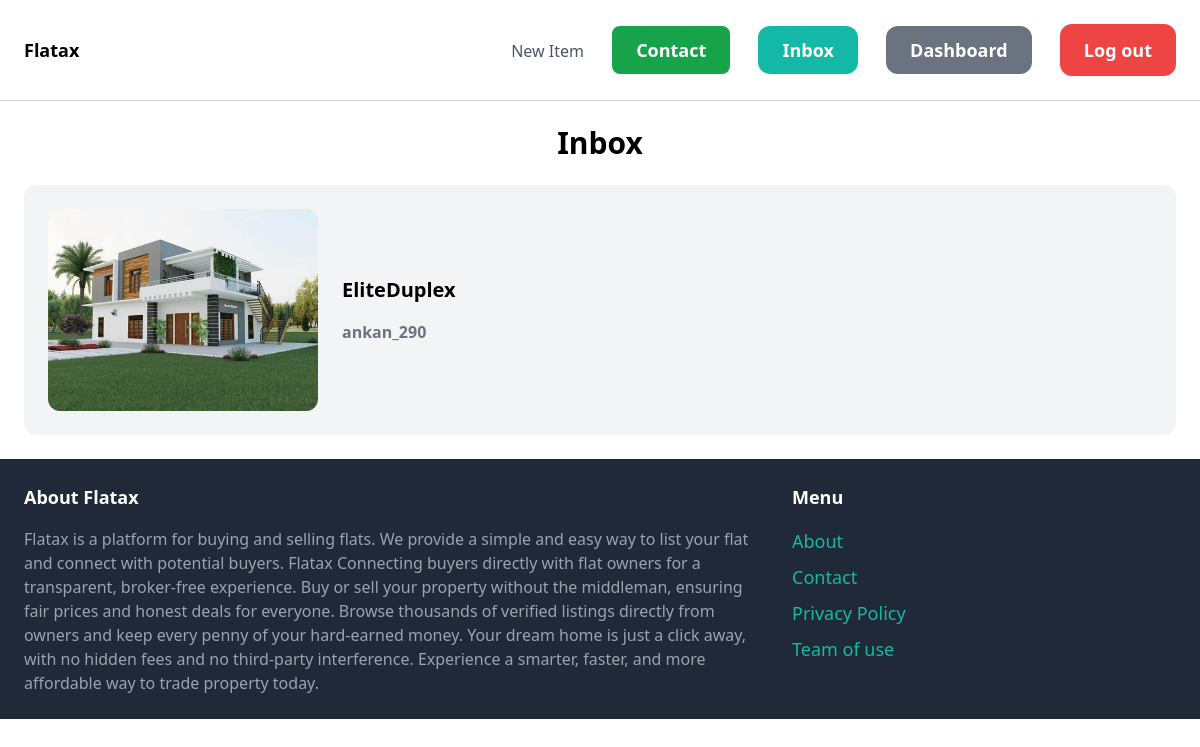
Screenshot of /inbox/ (signed in) with the database file from the repository.
### conversation/models.py (models this page shows)
class Conversation(models.Model):
    item = models.ForeignKey(Item, related_name='conversations', on_delete=models.CASCADE)
    members = models.ManyToManyField(User, related_name='conversations')
    created_at = models.DateTimeField(auto_now_add=True)
    modified_at = models.DateTimeField(auto_now=True)
    class Meta:
        ordering = ('-modified_at',)

### items/models.py (models this page shows, shortened)
class Item(models.Model):
    category = models.ForeignKey(Category, related_name='items', on_delete=models.CASCADE)
    name = models.CharField(max_length=300)
    description = models.TextField(blank=True, null=True)
    price = models.FloatField()
    Location= models.TextField(blank=True, null=True)
    is_sold = models.BooleanField(default=False)
    created_by = models.ForeignKey(User, related_name='items', on_delete=models.CASCADE)
    created_at = models.DateTimeField(auto_now_add=True)
    image = models.ImageField(upload_to='items_images', blank=True, null=True)
    "image = models.ImageField(upload_to='items_images', blank=True, null=True)"

### conversation/views.py (the view)
# urls.py: path('inbox/', include('conversation.urls')),
@login_required
def inbox(request):
    conversations = Conversation.objects.filter(members__in=[request.user.id])
    return render(request, 'conversation/inbox.html', {
        'conversations': conversations
    })

### conversation/templates/conversation/inbox.html (shortened to what this page needs)
{% extends 'core/base.html' %}
{% block content %}
<div class="pb-6 text-center">
    <h1 class="text-3xl font-semibold">Inbox</h1>
</div>
<div class="space-y-6">
    {% for conversation in conversations %}
        <a href="{% url 'conversation:detail' conversation.id %}" class="flex p-6 bg-gray-100 rounded-xl items-center space-x-6 hover:bg-gray-200">
            <div class="w-1/4">
                <img src="{{ conversation.item.image.url }}" class="w-full rounded-xl">
            </div>
            <div class="w-3/4">
                <p class="mb-4 text-xl font-semibold">{{ conversation.item.name }}</p>
                <p class="text-gray-500">
                    {% for member in conversation.members.all %}
                        {% if member != request.user %}
                            <strong>{{ member.username }}</strong>
                        {% endif %}
                    {% endfor %}
                </p>
            </div>
        </a>
    {% empty %}
        <p class="text-center text-gray-500">You don't have any conversations yet.</p>
    {% endfor %}
</div>
{% endblock %}

### rows the page displays
Conversation: item.image (picture), item.name "EliteDuplex"

### other values shown
{{ member.username }} "ankan_290"
